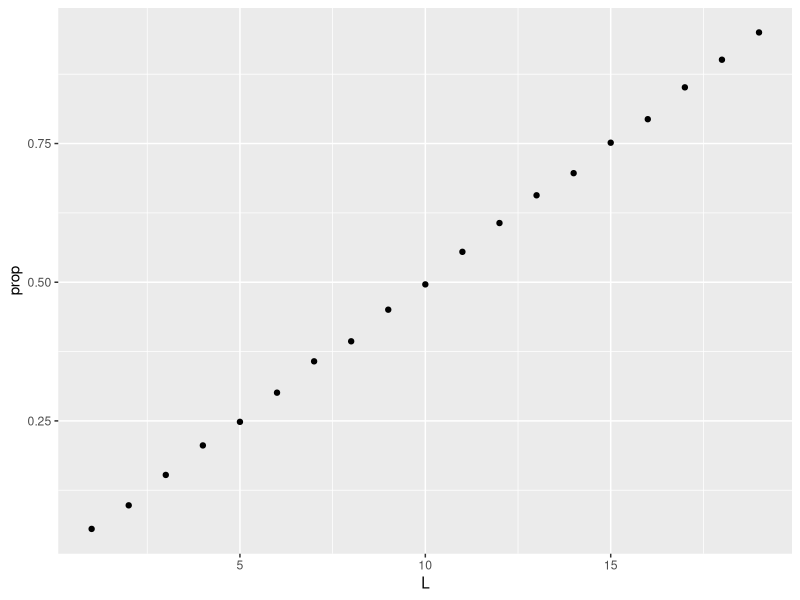

The R script that drew this image:
#Exercício 1. Crie os seguintes vetores:
#
#(a) (10, 11, 12,…, 30)
a <- 10:30
a

#(b) (30, 29, 28,…, 10)
b <- 30:10
b

#(c) (10, 11, 12,…, 30, 29, 28,…, 10)
c <- c(10:30, 29:10)
c

#Exercício 2. Use a função help do R para descobrir o funcionamento das funções
#rep e seq. Em seguida, utilize estas funções para resolver os seguintes itens:

?rep
?seq

#(a) Crie o vetor (2, 4, 6, 8, 2, 4, 6, 8,…, 2, 4, 6, 8), em que há dez ocorrências
#do número 2

a <- rep(seq(2,8, by=2), times=10)
a

#(b) Crie o vetor (2, 4, 6, 8, 2, 4, 6, 8,…, 2, 4, 6, 8, 2), em que há onze
#ocorrências do número 2 e dez ocorrências dos números 4, 6 e 8.

b <- rep(seq(2,8, by=2), times=10, length.out=length(a)+1)
b

#Exercício 3. Utilize a estrutura de vetores do R para realizar as seguintes
#somas:

#(a)
a <- seq(20,30)
seq_a <- a**2 + 4*a
seq_a
soma_a <- sum(seq_a)
soma_a

#(b)
b <- seq(10,20)
seq_b <- 3**b/b + 2**b/b**2
seq_b
soma_b <- sum(seq_b)
soma_b

#Exercício 4. Numa urna há bolas idênticas numeradas de 1 até 100. Serão
#extraídas 40 bolas com reposição desta urna. Simule este experimento e guarde
#o resultado dos sorteios em um vetor.

sorteio <- sample(1:100, 40, replace=TRUE)
sorteio

#(a) Quantas bolas pares foram sorteadas?

a <- sum(sorteio%%2 == 0)

#(b) Quantas bolas maiores do que 70 foram sorteadas?

b <- sum(sorteio > 70)

#(c) Em quais retiradas (posições) foram sorteadas as bolas ímpares?

c <- which(sorteio %% 2 != 0)

#Exercício 5. Crie um função no R que irá simular sucessivos lançamentos de um
#dado até que o número 4 seja obtido pela segunda vez. A função deverá retornar
#o número de lançamentos que foram necessários até o 4 ser obtido pela segunda
#vez. Assim, se os sorteios foram 3, 6, 6, 5, 4, 2, 4 a função deverá retornar 7

sorteio_4 <- function(){
  n <- 0
  q <- 0
  while(q < 2){
    q <- q + ( sample(1:6,1) == 4)
    n <- n + 1
  }
  return(n)
}

#Exercício 6. Utilize a função do exercício anterior para replicar o experimento
#dez mil vezes. Para cada replicação, guarde o número de lançamentos num vetor
#chamado quantidades. Por fim, calcule a média de quantidades. Interprete o
#resultado obtido.

quantidades <- vector()

for(i in 1:10000){
  quantidades[i] <- sorteio_4()
}
mean(quantidades)

#Interpretação, seja X: a lancamento de um dado até que caia 4 pela segunda vez.
#X~binomialNegativa(n=2, p=1/6), logo, E[X]=n*1/p = 2*6 = 12. Pela lei dos
#grandes números e pelo fato da media de X ser E[X], a media do vetor quantidades
#tende a 12.


#Exercício 7. Os dois primeiros termos da sequência de Fibonacci são iguais a 1.
#Os termos subsequentes da sequência são encontrados somando os dois termos
#imediatamente anteriores. Escreva uma função com parâmetro de entrada n chamada
#fibonacci que retornará os primeiros n termos da sequência de Fibonacci para
#qualquer 𝑛 ≥ 3.

fibonacci <- function(n){
  sequencia <- c(1,1)
  for(i in 3:n){
    sequencia[i] <- sequencia[i-2] + sequencia[i-1]
  }
  return(sequencia)
}

#Exercício 8. Michael Scott é gerente regional da empresa Dunder Mufflin. Para
#as festividades de fim de ano, Michael propôs aos funcionários Dwight Schrute,
#Jim Halpert, Kevin Malone e Creed Bratton a realização de um amigo oculto entre
#eles. Consideraremos que o sorteio do amigo oculto deu errado quando uma pessoa
#sortear ela mesma (Michael tira Michael, por exemplo). Simule o sorteio do
#amigo oculto. Se ele deu certo, atribua o valor 1; caso contrário, atribua o
#valor 0 (zero). Em seguida, replique este experimento cem mil vezes e calcule a
#proporção de vezes que o amigo oculto deu errado

participantes <- c("Michael Scott", "Dwight Schrute", "Jim Halpert",
                   "Kevin Malone", "Creed Bratton")
n <- 10**5
sucesso <- 0

for(i in 1:n){
  sorteio <- sample(participantes, length(participantes))
  sucesso <- sucesso + prod(participantes != sorteio)
  
}

prop_fracasso <- 1 - sucesso/n
prop_fracasso

#Exercício 9. Luke Skywalker realizará o seguinte passeio aleatório na reta: a
#reta do passeio é formada pelos números inteiros de zero até 𝑁; Luke está em
#um ponto 𝐿 que é maior do que zero e menor do que 𝑁;Luke lança uma moeda
#honesta; se sair coroa, ele dá um passo para a esquerda (e termina na posição
#𝐿 − 1 da reta); se sair cara, ele dá um passo para a direita (e termina na
#posição 𝐿 + 1 da reta). Luke continuará a lançar a moeda e se deslocará até
#que ele chegue em sua casa (e lá ele vai dormir e o passeio acaba) ou até que
#ele chegue (caia) no precipício (e, óbvio, o passeio também acaba nesse caso).

#(a) Para 𝑁 = 20, crie uma função cuja entrada seja 𝐿 (um número maior do que
#zero e menor do que 20) e que retorne 1 se Luke terminou um passeio em sua casa
#ou retorne zero se Luke caiu no precipício.


retorno <- function(L){
  N <- 20
  posicacao <- L
  while(posicacao > 0 & posicacao < N){
    posicacao <- posicacao + sample(c(-1,1),size=1,replace=TRUE)
  }
  if(posicacao == N){
    return(1)
  }
  return(0)
}

#(b) Crie uma função cuja entrada seja 𝐿; esta função deverá replicar o passeio
#da letra (a) 10 mil vezes e retornar a proporção de vezes que Luke chegou em
#sua casa. Sugestão: crie um vetor que, para cada replicação, guardará o
#resultado de um passeio; cada entrada deste vetor será zero ou 1; zero se Luke
#caiu no precipício e 1 se Luke chegou em casa.

retornos <- function(L){
  sucessos <- vector()
  for(i in 1:10000){
    sucessos[i] <- retorno(L)
  }
  return(mean(sucessos))
}

retornos(5)

#(c) Use a função criada em (b) para 𝐿 = 1, 2, … , 19 e, em seguida, use esses
#valores para plotar um gráfico de 𝑥 = 1 ∶ 19 por 𝑦, em que 𝑦 são a
# proporções retornadas pela função criada em (b) para cada 𝑥.

#install.packages("ggplot2")
library(ggplot2)

valor_l <- vector()
alcance <- 1:19

for(i in alcance){
  valor_l[i] <- retornos(i)
}


df <- data.frame(L<-alcance, prop<-valor_l)

ggplot(df, aes(x=L, y=prop))+
  geom_point()






